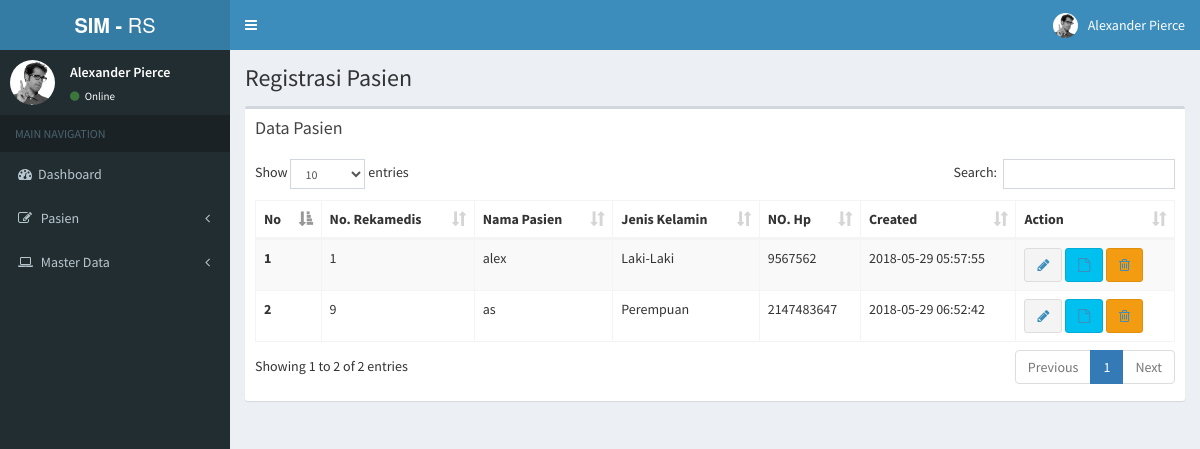
Screenshot of /sim-rs/index.php/backend/c_registrasi/datapasien with the database file from the repository.
### tables this page shows
CREATE TABLE `tb_regpasien` (
  `id_reg` int(11) NOT NULL,
  `no_rekmedis` int(255) NOT NULL,
  `nm_pasien` varchar(50) NOT NULL,
  `jk` varchar(30) NOT NULL,
  `gol_darah` varchar(10) NOT NULL,
  `tmpt_lahir` varchar(100) NOT NULL,
  `tgl_lahir` date NOT NULL,
  `nm_ibu` varchar(50) NOT NULL,
  `alamat` text NOT NULL,
  `agama` varchar(50) NOT NULL,
  `no_hp` int(50) NOT NULL,
  `pekerjaan` varchar(50) NOT NULL,
  `stts_menikah` varchar(50) NOT NULL,
  `created` datetime NOT NULL,
  `modified` datetime NOT NULL
);

### sim-rs/application/controllers/backend/c_registrasi.php (called while the page is built, shortened)
<?php
class C_registrasi extends CI_Controller {
	function __construct(){
		$this->load->model('m_regpasien');
		$this->load->helper('url');
	}
	public function datapasien()
	{
		$data['tb_regpasien']=$this->m_regpasien->tampil_data('tb_regpasien');
		$this->load->view('backend/header');
		$this->load->view('backend/v_datapasien',$data);
		$this->load->view('backend/footer');
	}
}

### sim-rs/index.php (called while the page is built, shortened)
<?php
require_once BASEPATH.'core/CodeIgniter.php';

### sim-rs/application/models/m_regpasien.php (called while the page is built, shortened)
<?php
	class M_regpasien extends CI_Model{
		function tampil_data($table){
			return $this->db->get($table)->result();
		}
	}
?>

### sim-rs/application/views/backend/v_datapasien.php (the view)
<div class="content-wrapper">
  <section class="content-header">
    <h1>
      Registrasi Pasien
    </h1>
  </section>
  <section class="content">
    <div class="row">
      <div class="col-xs-12">
        <div class="box">
          <div class="box-header">
            <h3 class="box-title">Data Pasien</h3>
          </div>
          <div class="box-body">
            <table id="example1" class="table table-bordered table-striped">
              <thead>
              <tr>
                <th>No</th>
                <th>No. Rekamedis</th>
                <th>Nama Pasien</th>
                <th>Jenis Kelamin</th>
                <th>NO. Hp</th>
                <th>Created</th>
                <th>Action</th>
              </tr>
              </thead>
              <tbody>
              <?php $no = 1; ?>
              <?php
              foreach ($tb_regpasien as $l){
              ?>
              <tr>
                <th><?php echo $no++?></th>
                <td><?php echo $l->no_rekmedis?></td>
                <td><?php echo $l->nm_pasien?></td>
                <td><?php echo $l->jk?></td>
                <td><?php echo $l->no_hp?></td>
                <td><?php echo $l->created?></td>
                <td>
                  <button type="button" class="btn btn-default"><a href="<?php echo base_url()."backend/c_registrasi/editdatapasien/".$l->id_reg ?>"><i class="fa fa-pencil"></i></a></button>
                  <button type="button" class="btn btn-info"><a href="<?php echo base_url()."backend/c_registrasi/view_detail/".$l->id_reg ?>"><i class="fa fa-file-o"></i></a></button>
                  <button type="button" class="btn btn-warning"><a href="<?php echo base_url()."backend/c_registrasi/hapus_data/".$l->id_reg ?>"><i class="fa fa-trash-o"></i></a></button>
                </td>
              </tr>
              <?php } ?>
              </tbody>
            </table>
          </div>
        </div>
      </div>
    </div>
  </section>
</div>

### rows the page displays
tb_regpasien: no_rekmedis "1", nm_pasien "alex", jk "Laki-Laki", no_hp "9567562", created "2018-05-29 05:57:55"
tb_regpasien: no_rekmedis "9", nm_pasien "as", jk "Perempuan", no_hp "2147483647", created "2018-05-29 06:52:42"
